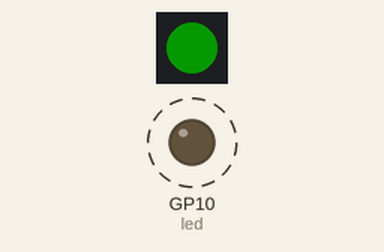
A program run on a simulated Raspberry Pi Pico running MicroPython. Shown: 1 RGB LEDs in strip order, left to right, output pins drawn as LEDs (lit = HIGH). Dashed ring = blinking. Dim RGB values are drawn brighter than linear; library files of the repository ran but are not shown: neopixel.py.

Above: at 0.07 s.
At 10.34 s:
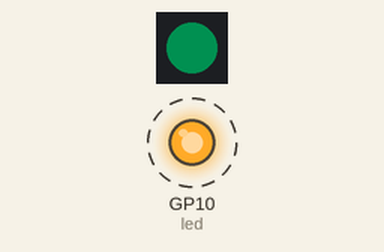
At 19.17 s:
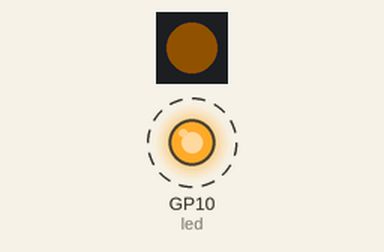
At 39.07 s:
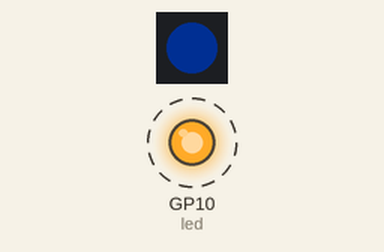
Timing chart, 0 to 40.0 s (numbered marks = the images above):
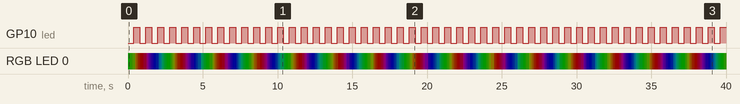

Measured:
- by itself, GP10 (led): alternates HIGH for 0.40 s and LOW for 0.40 s

The program:

main.py
```python
from machine import Pin, Timer
import time

led = Pin(10, Pin.OUT)
timer = Timer()

from neopixel import Neopixel

# num_leds, state_machine, pin, mode
pixels = Neopixel(1, 0, 11, "RGB")

def blink(timer):
    led.toggle()

def wheel(pos):
    # Input a value 0 to 255 to get a color value.
    # The colours are a transition r - g - b - back to r.
    if pos < 0 or pos > 255:
        return (0, 0, 0)
    if pos < 85:
        return (255 - pos * 3, pos * 3, 0)
    if pos < 170:
        pos -= 85
        return (0, 255 - pos * 3, pos * 3)
    pos -= 170
    return (pos * 3, 0, 255 - pos * 3)


def rainbow_cycle(p, wait):
    for j in range(255):
        p.set_pixel(0, wheel(j))
        p.show()
        time.sleep(wait)

timer.init(freq=2.5, mode=Timer.PERIODIC, callback=blink)

pixels.clear()
pixels.brightness(25)
pixels.set_pixel(0, (255, 0, 255))
pixels.show()

while True:
    rainbow_cycle(pixels,0.01)
```
